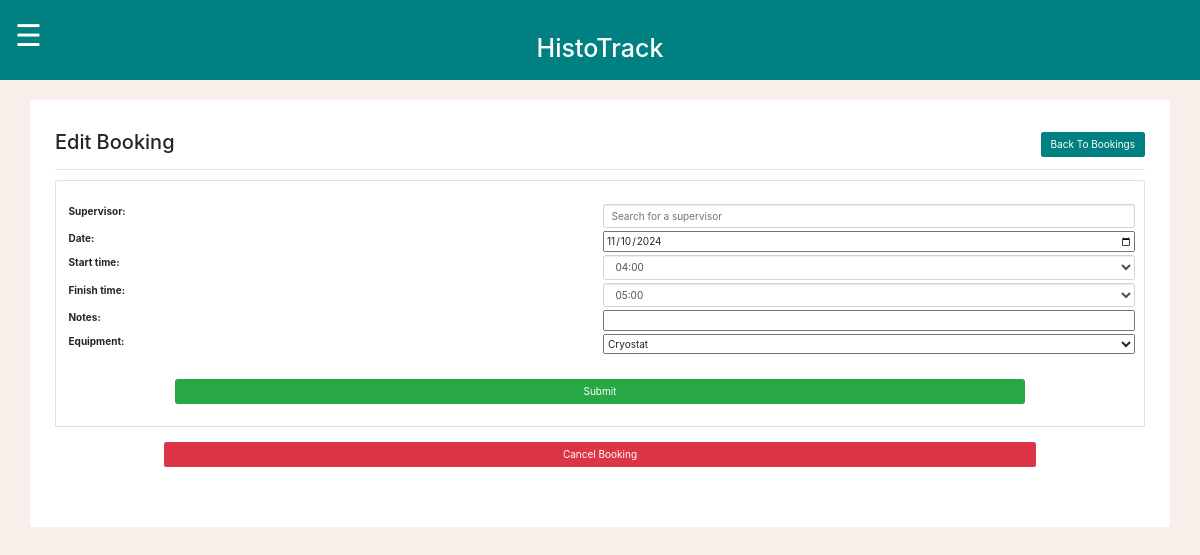
Page /MCalendar/myBookings/editBooking/7 (signed in) on the earlier database version.
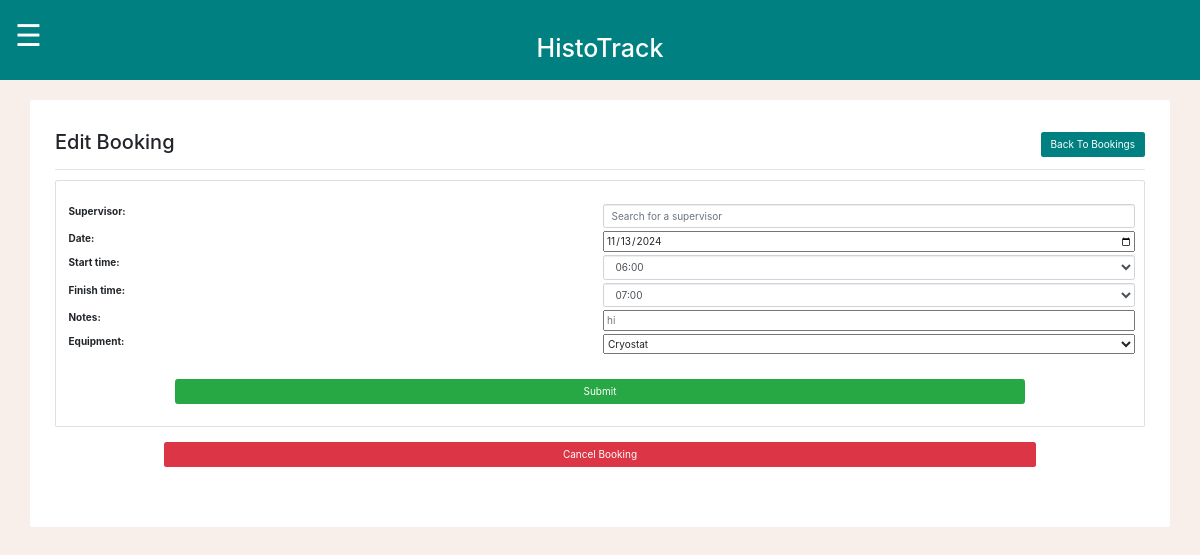
Same page on the later database version.
### MCalendar/models.py (models this page shows, shortened)
class Event(models.Model):
    invoiceRef = models.CharField(max_length=10, default="None")
    bookingName = models.CharField(max_length=80)
    supervisorName = models.CharField(max_length=80)
    email = models.EmailField()
    bookingDate = models.DateField()
    startTime = models.TimeField()
    finishTime = models.TimeField()
    notes = models.TextField(max_length = 1000)
    equipment = models.CharField(max_length=100, default='Not specified')
    totalTime = models.IntegerField(default=0)
    hourlyRate = models.DecimalField(max_digits=10, decimal_places=2, default=0.00)

### MCalendar/views.py (the view, shortened to what this page needs)
# urls.py: path("myBookings/editBooking/<int:id>", views.editBooking, name="editBooking"),
def editBooking(request, id):
    if request.user.is_authenticated:
        booking = get_object_or_404(Event, id=id)
        equipmentList = Equipment.objects.all()
        supervisors = Supervisor.objects.all().order_by('first_name')
        template = loader.get_template('editBooking.html')
        context = {
            'editBooking': [booking],
            'equipmentList': equipmentList,
            'supervisors': supervisors
        }
        return HttpResponse(template.render(context, request))
    else:
        messages.success(request, "Please log in before entering that page!")
        return redirect("loginPage")

### MCalendar/models.py (called while the page is built)
    def __str__(self):
        return self.equipmentName

### MCalendar/templates/editBooking.html (shortened to what this page needs)
{% load static %}
<!DOCTYPE html>
<html lang="en">
<head>
    <link rel="stylesheet" href="https://maxcdn.bootstrapcdn.com/bootstrap/3.4.1/css/bootstrap.min.css">
    <link href='https://cdn.jsdelivr.net/npm/fullcalendar@5.11.3/main.css' rel='stylesheet' />
    <link rel="stylesheet" href="https://cdn.jsdelivr.net/npm/bootstrap@4.6.2/dist/css/bootstrap.min.css">
    <link rel="stylesheet" href="https://stackpath.bootstrapcdn.com/bootstrap/4.5.2/css/bootstrap.min.css">
    <link rel="stylesheet" href="{% static 'global.css' %}">
</head>
<body>
    <div class="container-fluid text-white topbar">
        <div class="row">
            <div class="col-2 container-fluid text-left">
            <span class="sidebarButton" onclick="toggleNav()">&#9776;</span>
            </div>
            <div class="col-8 container-fluid text-center h1">
                <span>HistoTrack</span>
            </div>
            <div class="col-2"></div>
        </div>
    </div>
    <div class="container rounded bg-white mt-5 mb-5 pb-5">
        <div class="row">
            <div class="col-md-12">
                <div class="p-3 py-5">
                    <div class="d-flex justify-content-between align-items-center mb-3">
                        <h2 class="text-right">Edit Booking</h2>
                        <div class="text-center">
                            <a href="{% url 'myBookings' %}" class="btn btn-sty">Back To Bookings</a>
                        </div>
                    </div>
                    <hr>
        <form method="POST">
        {% for x in editBooking %}
            <div class="card">
                <div class="card-body">
                    <p class="card-text">
                        <div class="details">
                            <label for="supervisor">Supervisor:</label>
                            <div class="dropdown-container">
                                <input type="text" id="supervisorSearch" class="form-control" placeholder="Search for a supervisor">
                            </div>
                            <label for="date">Date: </label>
                            <input type="date" id="date" name="bookingDate" value="{{ x.bookingDate|date:'Y-m-d' }}">
                            <label for="start">Start time: </label>
                            <select class="form-control" id="start" name="startTime" required>
                                <option value="04:00" {% if x.startTime|time:'H:i' == '04:00' %}selected{% endif %}>04:00</option>
                                <option value="06:00" {% if x.startTime|time:'H:i' == '06:00' %}selected{% endif %}>06:00</option>
                            </select>
                            <label for="finish">Finish time: </label>
                            <select class="form-control" id="finish" name="finishTime" required>
                                <option value="00:00" {% if x.finishTime|time:'H:i' == '00:00' %}selected{% endif %}>00:00</option>
                            </select>
                            <label for="notes">Notes: </label>
                            <input type="text" id="notes" name="notes" placeholder="{{ x.notes }}">
                            <label for="equipment">Equipment: </label>
                            <select id="equipment" name="equipment"> <option selected>{{ x.equipment }}</option>
                            </select>
                        </div>
                        <br>
                        <input class="btn btn-success btn-block" type="submit" value="Submit" style="width: 80%; margin: auto;">
                    </p>
                </div>
            </div>
            <br>
            <button class="btn btn-danger btn-block" type="button" style="width: 80%; margin: auto;" onclick="confirmCancel({{ x.id }})">Cancel Booking</button>
        {% endfor %}
        </form>
        </div>
        </div>
        </div>
    </div>
</body>
</html>

Differences in the rows shown:
changed Event "Cryostat": bookingDate "11/10/2024" → "11/13/2024"; startTime "04:00" → "06:00"; finishTime "05:00" → "07:00"; notes (not shown) → "hi"
